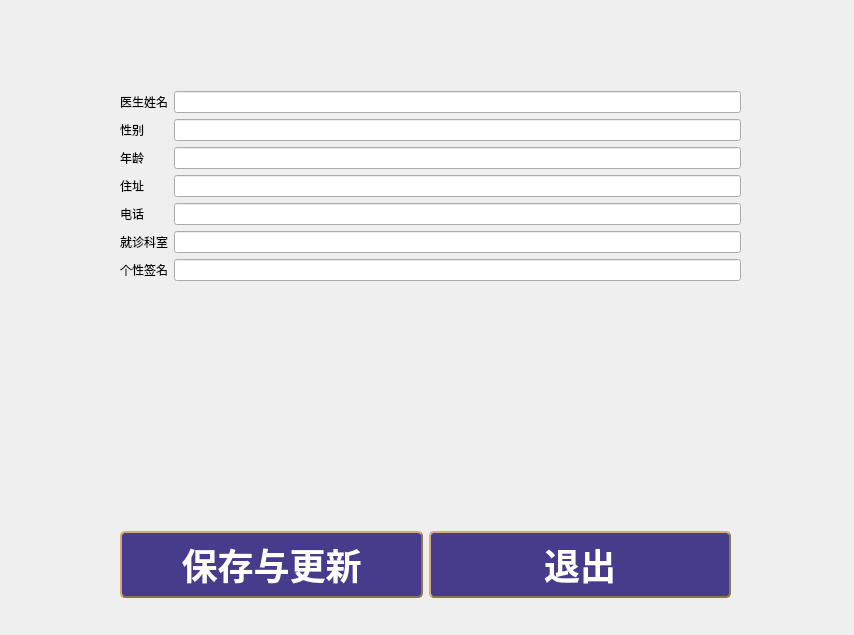
<?xml version="1.0" encoding="UTF-8"?>
<ui version="4.0">
 <class>patientseedoc</class>
 <widget class="QWidget" name="patientseedoc">
  <property name="geometry">
   <rect>
    <x>0</x>
    <y>0</y>
    <width>854</width>
    <height>635</height>
   </rect>
  </property>
  <property name="windowTitle">
   <string>Form</string>
  </property>
  <widget class="QWidget" name="horizontalLayoutWidget">
   <property name="geometry">
    <rect>
     <x>120</x>
     <y>530</y>
     <width>611</width>
     <height>69</height>
    </rect>
   </property>
   <layout class="QHBoxLayout" name="horizontalLayout">
    <item>
     <widget class="QPushButton" name="save">
      <property name="styleSheet">
       <string notr="true">QPushButton
{
	background-color: #473C8B; /*背景色*/ 
	border-style: outset;
	border-width: 2px;
	border-radius:5px; /*边界圆滑*/
	border-color: #8B7355;
	font: bold 36px;
	min-width:2em;
	color:white; /*字体颜色*/
	font-family:华文新魏;
	padding: 5px;
}
 
QPushButton:hover
{
	background-color: rgb(0, 150, 0);
}
 
QPushButton:pressed
{
	background-color: #1E90FF; /*伪状态经过时背景色*/ 
	border-style: inset;
}
QPushButton:!enabled{
	background-color: rgb(100, 100, 100);
	border-style: inset;
}</string>
      </property>
      <property name="text">
       <string>保存与更新</string>
      </property>
     </widget>
    </item>
    <item>
     <widget class="QPushButton" name="exit">
      <property name="styleSheet">
       <string notr="true">QPushButton
{
	background-color: #473C8B; /*背景色*/ 
	border-style: outset;
	border-width: 2px;
	border-radius:5px; /*边界圆滑*/
	border-color: #8B7355;
	font: bold 36px;
	min-width:2em;
	color:white; /*字体颜色*/
	font-family:华文新魏;
	padding: 5px;
}
 
QPushButton:hover
{
	background-color: rgb(0, 150, 0);
}
 
QPushButton:pressed
{
	background-color: #1E90FF; /*伪状态经过时背景色*/ 
	border-style: inset;
}
QPushButton:!enabled{
	background-color: rgb(100, 100, 100);
	border-style: inset;
}</string>
      </property>
      <property name="text">
       <string>退出</string>
      </property>
     </widget>
    </item>
   </layout>
  </widget>
  <widget class="QWidget" name="formLayoutWidget_2">
   <property name="geometry">
    <rect>
     <x>120</x>
     <y>91</y>
     <width>621</width>
     <height>391</height>
    </rect>
   </property>
   <layout class="QFormLayout" name="formLayout_2">
    <item row="0" column="0">
     <widget class="QLabel" name="label_12">
      <property name="text">
       <string>医生姓名</string>
      </property>
     </widget>
    </item>
    <item row="0" column="1">
     <widget class="QLineEdit" name="name"/>
    </item>
    <item row="1" column="0">
     <widget class="QLabel" name="label_4">
      <property name="text">
       <string>性别</string>
      </property>
     </widget>
    </item>
    <item row="1" column="1">
     <widget class="QLineEdit" name="sex"/>
    </item>
    <item row="2" column="0">
     <widget class="QLabel" name="label_3">
      <property name="text">
       <string>年龄</string>
      </property>
     </widget>
    </item>
    <item row="2" column="1">
     <widget class="QLineEdit" name="age"/>
    </item>
    <item row="3" column="0">
     <widget class="QLabel" name="label_8">
      <property name="text">
       <string>住址</string>
      </property>
     </widget>
    </item>
    <item row="3" column="1">
     <widget class="QLineEdit" name="address"/>
    </item>
    <item row="4" column="0">
     <widget class="QLabel" name="label_5">
      <property name="text">
       <string>电话</string>
      </property>
     </widget>
    </item>
    <item row="4" column="1">
     <widget class="QLineEdit" name="phone"/>
    </item>
    <item row="5" column="0">
     <widget class="QLabel" name="label_6">
      <property name="text">
       <string>就诊科室</string>
      </property>
     </widget>
    </item>
    <item row="5" column="1">
     <widget class="QLineEdit" name="room"/>
    </item>
    <item row="6" column="0">
     <widget class="QLabel" name="label_7">
      <property name="text">
       <string>个性签名</string>
      </property>
     </widget>
    </item>
    <item row="6" column="1">
     <widget class="QLineEdit" name="signature"/>
    </item>
   </layout>
  </widget>
 </widget>
 <resources/>
 <connections>
  <connection>
   <sender>exit</sender>
   <signal>clicked()</signal>
   <receiver>patientseedoc</receiver>
   <slot>close()</slot>
   <hints>
    <hint type="sourcelabel">
     <x>1145</x>
     <y>870</y>
    </hint>
    <hint type="destinationlabel">
     <x>646</x>
     <y>483</y>
    </hint>
   </hints>
  </connection>
 </connections>
</ui>
